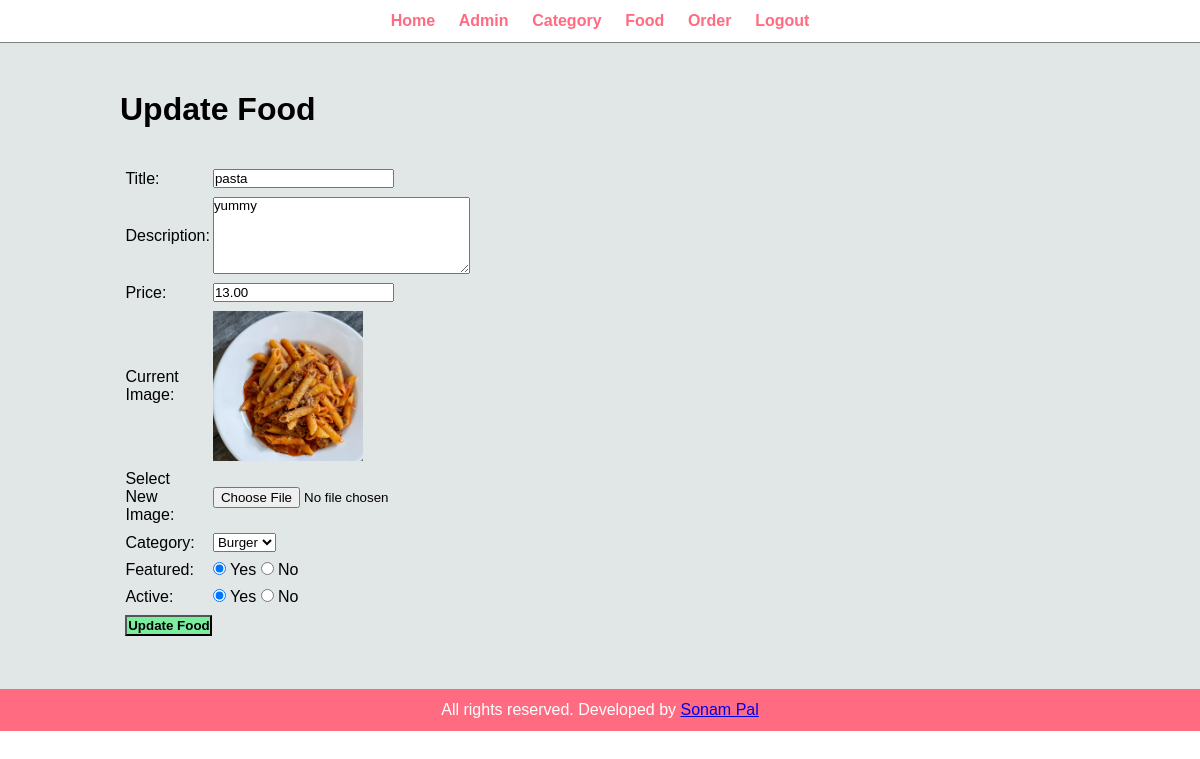
Page /admin/update-food.php?id=2 (signed in) on the committed database.
### tables this page shows
CREATE TABLE `tbl_food` (
  `id` int(10) UNSIGNED NOT NULL,
  `title` varchar(100) NOT NULL,
  `description` text NOT NULL,
  `price` decimal(10,2) NOT NULL,
  `image_name` varchar(255) NOT NULL,
  `category_id` int(10) UNSIGNED NOT NULL,
  `featured` varchar(10) NOT NULL,
  `active` varchar(10) NOT NULL
);

### admin/update-food.php (the view, shortened to what this page needs)
<?php include('partials/menu.php'); ?>
<?php
    if(isset($_GET['id']))
    {
        $id = $_GET['id'];
        $sql2 = "SELECT * FROM tbl_food WHERE id=$id";
        $res2 = mysqli_query($conn, $sql2);
        $row2 = mysqli_fetch_assoc($res2);
        $title = $row2['title'];
        $description = $row2['description'];
        $price = $row2['price'];
        $current_image = $row2['image_name'];
        $current_category = $row2['category_id'];
        $featured = $row2['featured'];
        $active = $row2['active'];
    }
    else
    {
        header('location:'.SITEURL.'admin/manage-food.php');
    }
?>
<div class="main-content">
    <div class="wrapper">
        <h1>Update Food</h1>
        <br><br>
        <form action="" method="POST" enctype="multipart/form-data">
        <table class="tbl-30">
            <tr>
                <td>Title: </td>
                <td>
                    <input type="text" name="title" value="<?php echo $title; ?>">
                </td>
            </tr>
            <tr>
                <td>Description: </td>
                <td>
                    <textarea name="description" cols="30" rows="5"><?php echo $description; ?></textarea>
                </td>
            </tr>
            <tr>
                <td>Price: </td>
                <td>
                    <input type="number" name="price" value="<?php echo $price; ?>">
                </td>
            </tr>
            <tr>
                <td>Current Image: </td>
                <td>
                    <?php
                        if($current_image == "")
                        {
                            echo "<div class='error'>Image not Available.</div>";
                        }
                        else
                        {
                            ?>
                            <img src="<?php echo SITEURL; ?>images/food/<?php echo $current_image; ?>" width="150px">
                            <?php
                        }
                    ?>
                </td>
            </tr>
            <tr>
                <td>Select New Image: </td>
                <td>
                    <input type="file" name="image">
                </td>
            </tr>
            <tr>
                <td>Category: </td>
                <td>
                    <select name="category">
                        <?php
                            $sql = "SELECT * FROM tbl_category WHERE active='Yes'";
                            $res = mysqli_query($conn, $sql);
                            $count = mysqli_num_rows($res);
                            if($count>0)
                            {
                                while($row=mysqli_fetch_assoc($res))
                                {
                                    $category_title = $row['title'];
                                    $category_id = $row['id'];
                                    ?>
                                    <option <?php if($current_category==$category_id){echo "selected";} ?> value="<?php echo $category_id; ?>"><?php echo $category_title; ?></option>
                                    <?php
                                }
                            }
                            else
                            {
                                echo "<option value='0'>Category Not Available.</option>";
                            }
                        ?>
                    </select>
                </td>
            </tr>
            <tr>
                <td>Featured: </td>
                <td>
                    <input <?php if($featured=="Yes") {echo "checked";} ?> type="radio" name="featured" value="Yes"> Yes
                    <input <?php if($featured=="No") {echo "checked";} ?> type="radio" name="featured" value="No"> No
                </td>
            </tr>
            <tr>
                <td>Active: </td>
                <td>
                    <input <?php if($active=="Yes") {echo "checked";} ?> type="radio" name="active" value="Yes"> Yes
                    <input <?php if($active=="No") {echo "checked";} ?> type="radio" name="active" value="No"> No
                </td>
            </tr>
            <tr>
                <td>
                    <input type="submit" name="submit" value="Update Food" class="btn-secondary">
                </td>
            </tr>
        </table>
        </form>
    </div>
</div>
<?php include('partials/footer.php'); ?>

### css/admin.css (style rules this page uses)
* { margin: 0 0; padding: 0 0; font-family: Arial, Helvetica, sans-serif; }
.wrapper { padding:1%; width:80%; margin:0 auto; }
table tr td { padding:1%; }
.btn-secondary { background-color: #7bed9f; padding:1%; color:black; text-decoration: none; font-weight: bold; }
.tbl-30 { width:30%; }
.main-content { background-color: rgb(225, 230, 230); padding:3% 0; }

### rows in the picture
tbl_food: title "pasta", description "yummy", price "13.00", image_name (picture), featured "☑", active "☑"

### other values in the picture
form field category "Burger"
